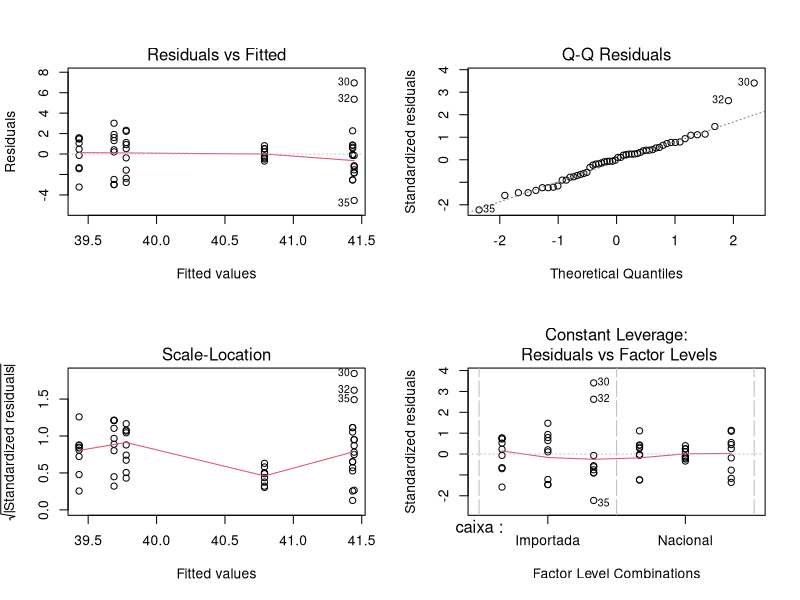

Reproduce this figure in R.

ruido = c(
  # Nacional - Rolado
  42.1, 42.0, 40.3, 38.2, 37.4, 37.0, 40.9, 40.7, 39.4,
  # Nacional - Cortado
  38.9, 38.9, 43.7, 42.3, 42.3, 42.1, 42.0, 41.4, 41.3,
  # Nacional - Importado
  41.0, 40.1, 40.3, 40.5, 41.3, 40.4, 40.6, 41.3, 41.6,
  # Importada - Rolado
  39.6, 40.2, 48.4, 41.3, 46.8, 40.3, 39.6, 36.9, 39.9,
  # Importada - Cortado
  40.9, 41.0, 41.0, 40.5, 39.9, 39.3, 38.1, 38.0, 36.2,
  # Importada - Importado
  39.9, 41.0, 42.7, 41.3, 40.1, 41.6, 36.7, 37.2, 36.7
)

caixa = factor(rep(c("Nacional", "Importada"), each = 27))
eixo = factor(rep(rep(c("Rolado", "Cortado", "Importado"), each = 9), 2))

dados = data.frame(ruido, caixa, eixo)

# 2. Ajustar modelo de ANOVA com interação
modelo = aov(ruido ~ caixa * eixo, data = dados)

# 3. Gerar os gráficos de diagnóstico da ANOVA
par(mfrow = c(2, 2))  # Layout 2x2 para os 4 gráficos
plot(modelo)
par(mfrow = c(1, 1))  # Reset layout
